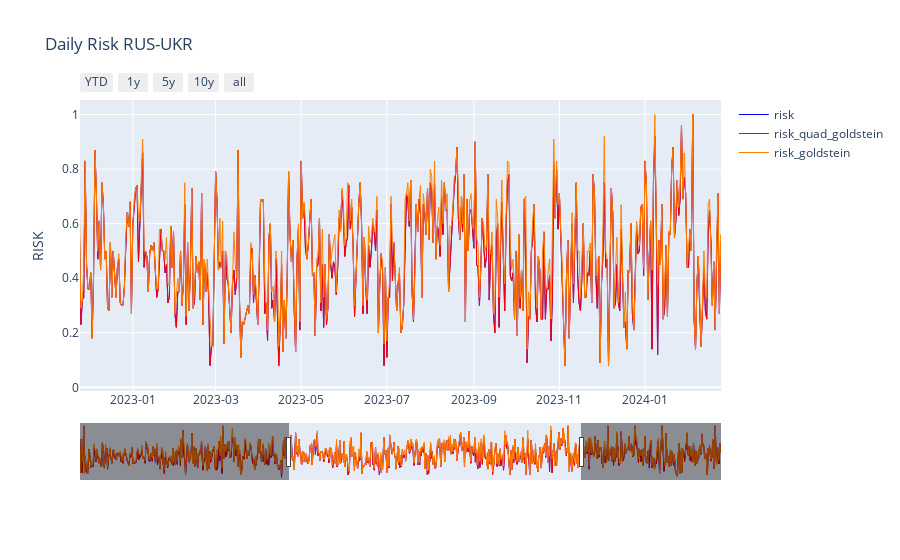

The notebook cell this image was saved under:
### Code cell
fig = go.Figure()

fig.add_trace(
    go.Scatter(
        x=df.date,
        y=np.round(df.risk, 2),
        name="risk",
        line=dict(color="#0000ff", width=1),
    )
)

fig.add_trace(
    go.Scatter(
        x=df.date,
        y=np.round(df.risk_g34, 2),
        name="risk_quad_goldstein",
        line=dict(color="#ff0000", width=1),
    )
)

fig.add_trace(
    go.Scatter(
        x=df.date,
        y=np.round(df.risk_g, 2),
        name="risk_goldstein",
        line=dict(color="#ff8000", width=1),
    )
)

# Set title
fig.update_layout(
    height=600,
    title=f"Daily Risk {actor1_code}-{actor2_code}",
    yaxis_title="RISK",
    xaxis=dict(tickformat="%Y-%m")
)

# Add range slider
fig.update_layout(
    xaxis=dict(
        rangeselector=dict(
            buttons=list([
                dict(count=1,
                     label="YTD",
                     step="year",
                     stepmode="todate"),
                dict(count=1,
                     label="1y",
                     step="year",
                     stepmode="backward"),
                dict(count=5,
                     label="5y",
                     step="year",
                     stepmode="backward"),
                dict(count=10,
                     label="10y",
                     step="year",
                     stepmode="backward"),
                dict(step="all")
            ]),
            
        ),
        rangeslider=dict(
            visible=True,
        ),
        type="date"
    )
)

fig.write_html("data/daily_risk_x3.html")
fig.show()

### Figure 1 — Plotly figure (JSON) as saved in the notebook; plotly's stock layout.template omitted (floating-point values rounded to 4 significant figures; data arrays with more than 128 entries replaced by an {"elided": "..."} marker saying what was removed)
{"data": [{"line": {"color": "#0000ff", "width": 1}, "name": "risk", "type": "scatter", "x": {"elided": "996 str values"}, "y": {"elided": "996 float values"}}, {"line": {"color": "#ff0000", "width": 1}, "name": "risk_quad_goldstein", "type": "scatter", "x": {"elided": "996 str values"}, "y": {"elided": "996 float values"}}, {"line": {"color": "#ff8000", "width": 1}, "name": "risk_goldstein", "type": "scatter", "x": {"elided": "996 str values"}, "y": {"elided": "996 float values"}}], "layout": {"autosize": true, "title": {"text": "Daily Risk RUS-UKR"}, "xaxis": {"autorange": false, "range": ["2022-11-24 08:01:33.9557", "2024-02-24 03:42:52.3596"], "rangeselector": {"buttons": [{"count": 1, "label": "YTD", "step": "year", "stepmode": "todate"}, {"count": 1, "label": "1y", "step": "year", "stepmode": "backward"}, {"count": 5, "label": "5y", "step": "year", "stepmode": "backward"}, {"count": 10, "label": "10y", "step": "year", "stepmode": "backward"}, {"step": "all"}]}, "rangeslider": {"autorange": true, "range": ["2022-01-02", "2024-09-30"], "visible": true, "yaxis": {"_template": null, "rangemode": "match"}}, "tickformat": "%Y-%m", "type": "date"}, "yaxis": {"autorange": true, "range": [-0.01333, 1.053], "title": {"text": "RISK"}, "type": "linear"}}}
